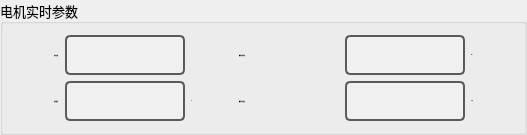
             <widget class="QGroupBox" name="groupBox_3">
              <property name="font">
               <font>
                <family>宋体</family>
                <pointsize>10</pointsize>
               </font>
              </property>
              <property name="title">
               <string>电机实时参数</string>
              </property>
              <layout class="QGridLayout" name="gridLayout_6">
               <item row="0" column="0">
                <spacer name="horizontalSpacer_17">
                 <property name="orientation">
                  <enum>Qt::Horizontal</enum>
                 </property>
                 <property name="sizeHint" stdset="0">
                  <size>
                   <width>40</width>
                   <height>20</height>
                  </size>
                 </property>
                </spacer>
               </item>
               <item row="0" column="1">
                <widget class="QLabel" name="RealPosition_label_2">
                 <property name="maximumSize">
                  <size>
                   <width>80</width>
                   <height>40</height>
                  </size>
                 </property>
                 <property name="font">
                  <font>
                   <family>Arial</family>
                   <pointsize>-1</pointsize>
                   <weight>75</weight>
                   <bold>true</bold>
                  </font>
                 </property>
                 <property name="text">
                  <string>实时位置：</string>
                 </property>
                </widget>
               </item>
               <item row="0" column="2">
                <widget class="QLineEdit" name="RealPosition_Box_2">
                 <property name="minimumSize">
                  <size>
                   <width>120</width>
                   <height>40</height>
                  </size>
                 </property>
                 <property name="maximumSize">
                  <size>
                   <width>120</width>
                   <height>40</height>
                  </size>
                 </property>
                 <property name="font">
                  <font>
                   <family>Arial</family>
                   <pointsize>-1</pointsize>
                   <weight>75</weight>
                   <bold>true</bold>
                  </font>
                 </property>
                 <property name="styleSheet">
                  <string notr="true">QLineEdit {
    border: 2px solid #5A5A5A; /* 边框颜色 */
    border-radius: 5px; /* 边框圆角 */
    background-color: #F0F0F0; /* 背景色 */
    color: #000; /* 字体颜色 */
    padding: 5px; /* 内边距 */
}

QLineEdit:focus {
    border-color: #3D7848; /* 聚焦时边框颜色 */
}

QLineEdit:disabled {
    background-color: #ECECEC; /* 禁用状态的背景色 */
    color: #A0A0A0; /* 禁用状态的字体颜色 */
}
</string>
                 </property>
                 <property name="alignment">
                  <set>Qt::AlignCenter</set>
                 </property>
                </widget>
               </item>
               <item row="0" column="3">
                <widget class="QLabel" name="label_12">
                 <property name="font">
                  <font>
                   <family>Arial</family>
                   <pointsize>-1</pointsize>
                   <weight>75</weight>
                   <bold>true</bold>
                  </font>
                 </property>
                 <property name="text">
                  <string>°</string>
                 </property>
                </widget>
               </item>
               <item row="0" column="4">
                <spacer name="horizontalSpacer_19">
                 <property name="orientation">
                  <enum>Qt::Horizontal</enum>
                 </property>
                 <property name="sizeHint" stdset="0">
                  <size>
                   <width>40</width>
                   <height>20</height>
                  </size>
                 </property>
                </spacer>
               </item>
               <item row="0" column="5">
                <widget class="QLabel" name="Current_label_2">
                 <property name="minimumSize">
                  <size>
                   <width>100</width>
                   <height>40</height>
                  </size>
                 </property>
                 <property name="font">
                  <font>
                   <family>Arial</family>
                   <pointsize>-1</pointsize>
                   <weight>75</weight>
                   <bold>true</bold>
                  </font>
                 </property>
                 <property name="text">
                  <string>横向电机电流：</string>
                 </property>
                </widget>
               </item>
               <item row="0" column="6">
                <widget class="QLineEdit" name="Current_Box_2">
                 <property name="minimumSize">
                  <size>
                   <width>120</width>
                   <height>40</height>
                  </size>
                 </property>
                 <property name="maximumSize">
                  <size>
                   <width>120</width>
                   <height>40</height>
                  </size>
                 </property>
                 <property name="font">
                  <font>
                   <family>Arial</family>
                   <pointsize>-1</pointsize>
                   <weight>75</weight>
                   <bold>true</bold>
                  </font>
                 </property>
                 <property name="styleSheet">
                  <string notr="true">QLineEdit {
    border: 2px solid #5A5A5A; /* 边框颜色 */
    border-radius: 5px; /* 边框圆角 */
    background-color: #F0F0F0; /* 背景色 */
    color: #000; /* 字体颜色 */
    padding: 5px; /* 内边距 */
}

QLineEdit:focus {
    border-color: #3D7848; /* 聚焦时边框颜色 */
}

QLineEdit:disabled {
    background-color: #ECECEC; /* 禁用状态的背景色 */
    color: #A0A0A0; /* 禁用状态的字体颜色 */
}
</string>
                 </property>
                 <property name="alignment">
                  <set>Qt::AlignCenter</set>
                 </property>
                </widget>
               </item>
               <item row="0" column="7">
                <widget class="QLabel" name="label_14">
                 <property name="font">
                  <font>
                   <family>Arial</family>
                   <pointsize>-1</pointsize>
                   <weight>75</weight>
                   <bold>true</bold>
                  </font>
                 </property>
                 <property name="text">
                  <string>ma</string>
                 </property>
                </widget>
               </item>
               <item row="0" column="8">
                <spacer name="horizontalSpacer_18">
                 <property name="orientation">
                  <enum>Qt::Horizontal</enum>
                 </property>
                 <property name="sizeHint" stdset="0">
                  <size>
                   <width>40</width>
                   <height>20</height>
                  </size>
                 </property>
                </spacer>
               </item>
               <item row="1" column="1">
                <widget class="QLabel" name="RealSpeed_label_2">
                 <property name="maximumSize">
                  <size>
                   <width>80</width>
                   <height>40</height>
                  </size>
                 </property>
                 <property name="font">
                  <font>
                   <family>Arial</family>
                   <pointsize>-1</pointsize>
                   <weight>75</weight>
                   <bold>true</bold>
                  </font>
                 </property>
                 <property name="text">
                  <string>实时速度：</string>
                 </property>
                </widget>
               </item>
               <item row="1" column="2">
                <widget class="QLineEdit" name="RealSpeed_Box_2">
                 <property name="minimumSize">
                  <size>
                   <width>120</width>
                   <height>40</height>
                  </size>
                 </property>
                 <property name="maximumSize">
                  <size>
                   <width>120</width>
                   <height>40</height>
                  </size>
                 </property>
                 <property name="font">
                  <font>
                   <family>Arial</family>
                   <pointsize>-1</pointsize>
                   <weight>75</weight>
                   <bold>true</bold>
                  </font>
                 </property>
                 <property name="styleSheet">
                  <string notr="true">QLineEdit {
    border: 2px solid #5A5A5A; /* 边框颜色 */
    border-radius: 5px; /* 边框圆角 */
    background-color: #F0F0F0; /* 背景色 */
    color: #000; /* 字体颜色 */
    padding: 5px; /* 内边距 */
}

QLineEdit:focus {
    border-color: #3D7848; /* 聚焦时边框颜色 */
}

QLineEdit:disabled {
    background-color: #ECECEC; /* 禁用状态的背景色 */
    color: #A0A0A0; /* 禁用状态的字体颜色 */
}
</string>
                 </property>
                 <property name="alignment">
                  <set>Qt::AlignCenter</set>
                 </property>
                </widget>
               </item>
               <item row="1" column="3">
                <widget class="QLabel" name="label_13">
                 <property name="font">
                  <font>
                   <family>Arial</family>
                   <pointsize>-1</pointsize>
                   <weight>75</weight>
                   <bold>true</bold>
                  </font>
                 </property>
                 <property name="text">
                  <string>°/s</string>
                 </property>
                </widget>
               </item>
               <item row="1" column="5">
                <widget class="QLabel" name="RealTorque_label_2">
                 <property name="minimumSize">
                  <size>
                   <width>100</width>
                   <height>40</height>
                  </size>
                 </property>
                 <property name="font">
                  <font>
                   <family>Arial</family>
                   <pointsize>-1</pointsize>
                   <weight>75</weight>
                   <bold>true</bold>
                  </font>
                 </property>
                 <property name="text">
                  <string>横向实时扭矩：</string>
                 </property>
                </widget>
               </item>
               <item row="1" column="6">
                <widget class="QLineEdit" name="RealTorque_Box_2">
                 <property name="minimumSize">
                  <size>
                   <width>120</width>
                   <height>40</height>
                  </size>
                 </property>
                 <property name="maximumSize">
                  <size>
                   <width>120</width>
                   <height>40</height>
                  </size>
                 </property>
                 <property name="font">
                  <font>
                   <family>Arial</family>
                   <pointsize>-1</pointsize>
                   <weight>75</weight>
                   <bold>true</bold>
                  </font>
                 </property>
                 <property name="styleSheet">
                  <string notr="true">QLineEdit {
    border: 2px solid #5A5A5A; /* 边框颜色 */
    border-radius: 5px; /* 边框圆角 */
    background-color: #F0F0F0; /* 背景色 */
    color: #000; /* 字体颜色 */
    padding: 5px; /* 内边距 */
}

QLineEdit:focus {
    border-color: #3D7848; /* 聚焦时边框颜色 */
}

QLineEdit:disabled {
    background-color: #ECECEC; /* 禁用状态的背景色 */
    color: #A0A0A0; /* 禁用状态的字体颜色 */
}
</string>
                 </property>
                 <property name="alignment">
                  <set>Qt::AlignCenter</set>
                 </property>
                </widget>
               </item>
               <item row="1" column="7">
                <widget class="QLabel" name="label_15">
                 <property name="font">
                  <font>
                   <family>Arial</family>
                   <pointsize>-1</pointsize>
                   <weight>75</weight>
                   <bold>true</bold>
                  </font>
                 </property>
                 <property name="text">
                  <string>N·m</string>
                 </property>
                </widget>
               </item>
              </layout>
             </widget>
